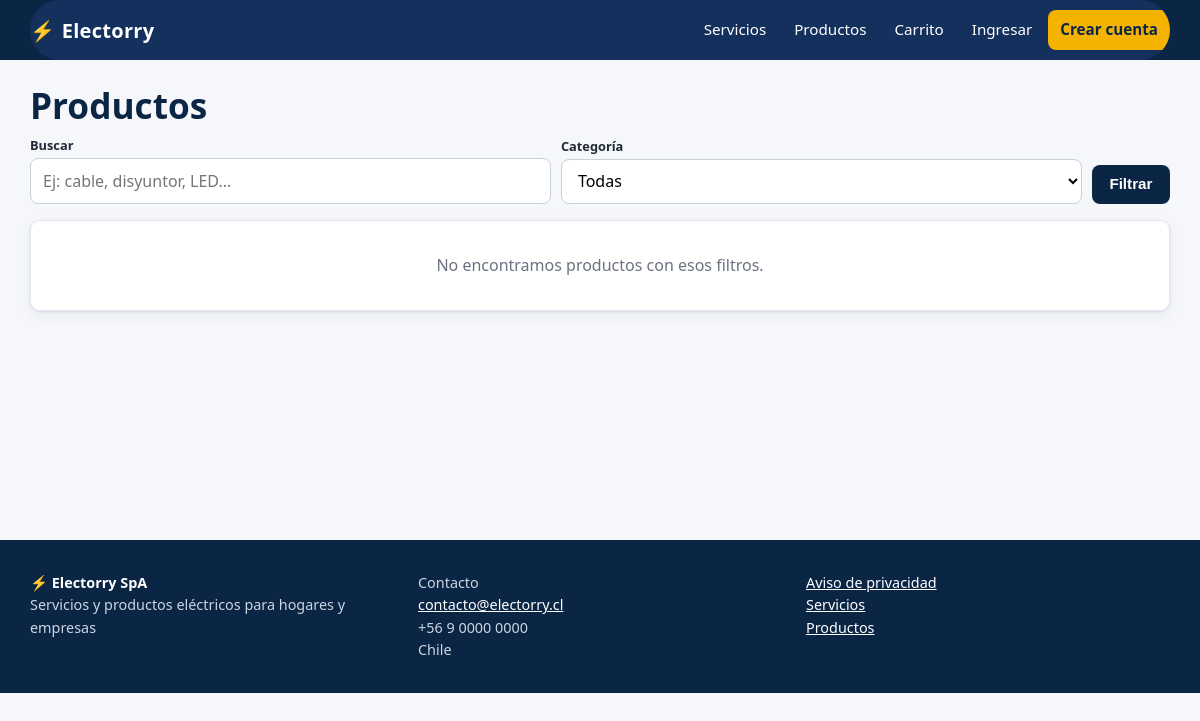
The app's page /productos/, older data.
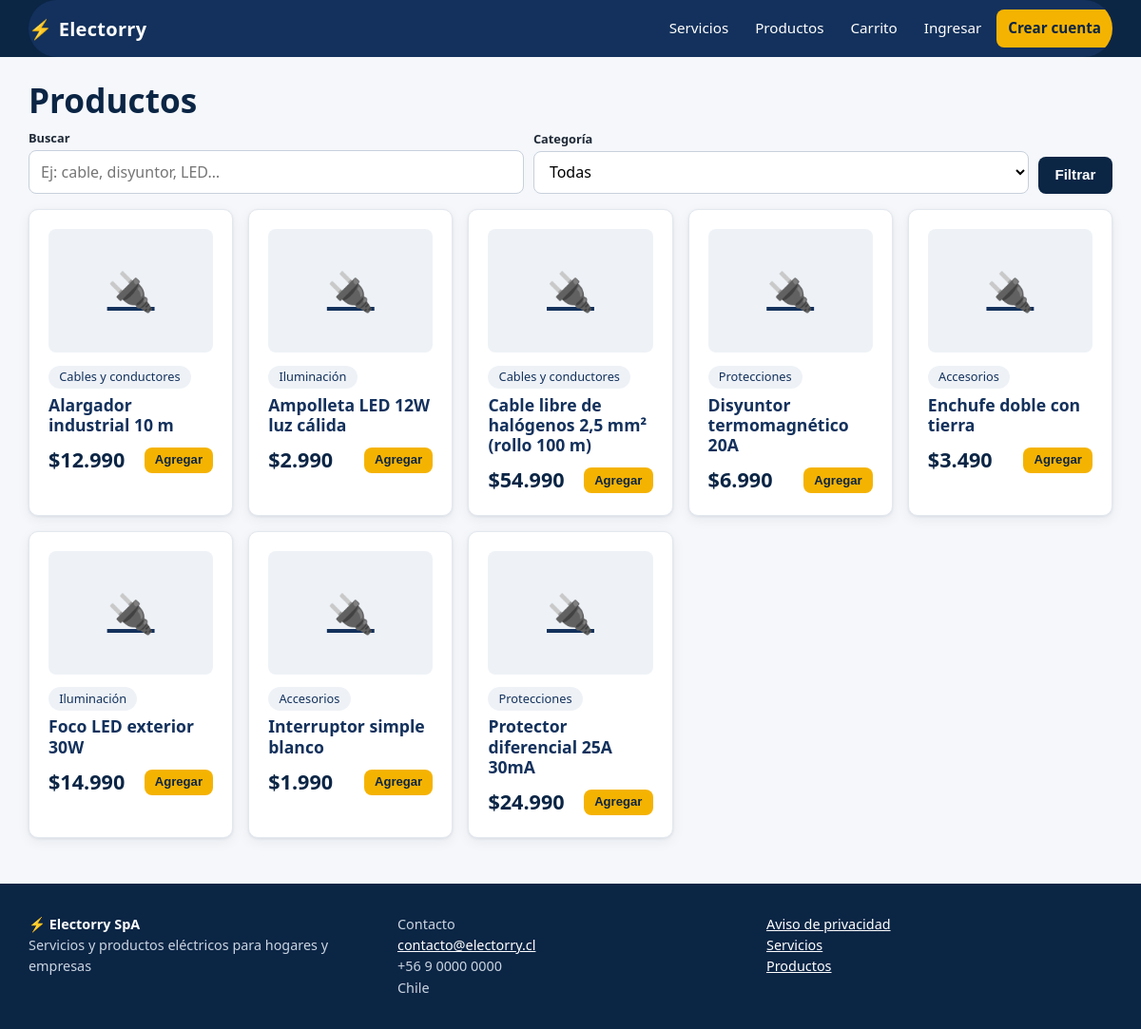
The same page, newer data.
### apps/tienda/models.py (models this page shows, shortened)
class Producto(models.Model):
    categoria = models.ForeignKey(CategoriaProducto, on_delete=models.PROTECT, related_name="productos")
    nombre = models.CharField(max_length=150)
    slug = models.SlugField(max_length=170, unique=True, blank=True)
    descripcion = models.TextField(blank=True)
    precio = models.PositiveIntegerField("precio (IVA incluido)")
    imagen = models.ImageField(upload_to=ruta_imagen_producto, blank=True)
    activo = models.BooleanField(default=True)
    creado = models.DateTimeField(auto_now_add=True)
    class Meta:
        ordering = ["nombre"]
        indexes = [models.Index(fields=["activo", "categoria"]), models.Index(fields=["nombre"])]
    def get_absolute_url(self):
        return reverse("tienda:detalle", kwargs={"slug": self.slug})

class CategoriaProducto(models.Model):
    nombre = models.CharField(max_length=100, unique=True)
    activa = models.BooleanField(default=True)
    class Meta:
        ordering = ["nombre"]
        verbose_name = "categoría de producto"
        verbose_name_plural = "categorías de producto"
    def __str__(self):
        return self.nombre

### apps/tienda/views.py (the view)
# urls.py: path("", views.lista, name="lista"),
def lista(request):
    qs = Producto.objects.select_related("categoria").filter(activo=True, categoria__activa=True)
    q = request.GET.get("q", "").strip()
    cat = request.GET.get("categoria", "")
    if q:
        qs = qs.filter(Q(nombre__icontains=q) | Q(descripcion__icontains=q))
    if cat.isdigit():
        qs = qs.filter(categoria_id=int(cat))
    pagina = Paginator(qs, 12).get_page(request.GET.get("pagina"))
    return render(
        request, "tienda/lista.html",
        {"pagina": pagina, "categorias": CategoriaProducto.objects.filter(activa=True), "q": q, "cat": cat},
    )

### apps/core/context_processors.py (called while the page is built)
def sitio(request):
    carrito_items = 0
    carrito = request.session.get("carrito") if hasattr(request, "session") else None
    if carrito:
        carrito_items = sum(int(c) for c in carrito.values())
    return {
        "EMPRESA": settings.EMPRESA,
        "IVA": settings.IVA_PORCENTAJE,
        "carrito_items": carrito_items,
    }

### apps/core/templatetags/electorry.py (called while the page is built)
@register.filter
def clp(valor):
    return formatear_clp(valor)

### apps/core/utils.py (called while the page is built)
def formatear_clp(valor):
    try:
        return "$" + f"{int(valor):,}".replace(",", ".")
    except (TypeError, ValueError):
        return "$0"

### templates/tienda/lista.html (shortened to what this page needs)
{% extends "base.html" %}
{% block content %}
<h1>Productos</h1>
<form class="filters" method="get">
  <div><label for="q">Buscar</label><input id="q" name="q" value="{{ q }}" placeholder="Ej: cable, disyuntor, LED…"></div>
  <div><label for="categoria">Categoría</label>
    <select id="categoria" name="categoria"><option value="">Todas</option>{% for c in categorias %}<option value="{{ c.pk }}" {% if cat == c.pk|stringformat:"s" %}selected{% endif %}>{{ c.nombre }}</option>{% endfor %}</select></div>
  <div style="flex:0 0 auto"><button class="btn secondary" type="submit">Filtrar</button></div>
</form>
<div class="grid cols-4">
  {% for p in pagina %}{% include "tienda/_tarjeta.html" %}
  {% empty %}<div class="card empty" style="grid-column:1/-1">No encontramos productos con esos filtros.</div>{% endfor %}
</div>
{% endblock %}

### templates/tienda/_tarjeta.html
{% load electorry %}
<article class="card">
  <a class="thumb" href="{{ p.get_absolute_url }}">{% if p.imagen %}<img src="{{ p.imagen.url }}" alt="{{ p.nombre }}" loading="lazy">{% else %}🔌{% endif %}</a>
  <span class="pill">{{ p.categoria }}</span>
  <h3 style="margin-top:.4rem"><a href="{{ p.get_absolute_url }}" style="text-decoration:none">{{ p.nombre }}</a></h3>
  <div class="row between"><span class="price">{{ p.precio|clp }}</span>
    <form method="post" action="{% url 'tienda:carrito_agregar' p.pk %}">{% csrf_token %}<input type="hidden" name="next" value="{{ request.get_full_path }}"><button class="btn small" type="submit">Agregar</button></form></div>
</article>

Row changes from the older to the newer data that the page shows:
added Producto: categoria "Cables y conductores", nombre "Alargador industrial 10 m", precio|clp "$12.990"
added Producto: categoria "Iluminación", nombre "Ampolleta LED 12W luz cálida", precio|clp "$2.990"
added Producto: categoria "Cables y conductores", nombre "Cable libre de halógenos 2,5 mm² (rollo 100 m)", precio|clp "$54.990"
added Producto: categoria "Protecciones", nombre "Disyuntor termomagnético 20A", precio|clp "$6.990"
added Producto: categoria "Accesorios", nombre "Enchufe doble con tierra", precio|clp "$3.490"
added Producto: categoria "Iluminación", nombre "Foco LED exterior 30W", precio|clp "$14.990"
added Producto: categoria "Accesorios", nombre "Interruptor simple blanco", precio|clp "$1.990"
added Producto: categoria "Protecciones", nombre "Protector diferencial 25A 30mA", precio|clp "$24.990"
Text that changed along with them:
text no longer shown: "No encontramos productos con esos filtros."
